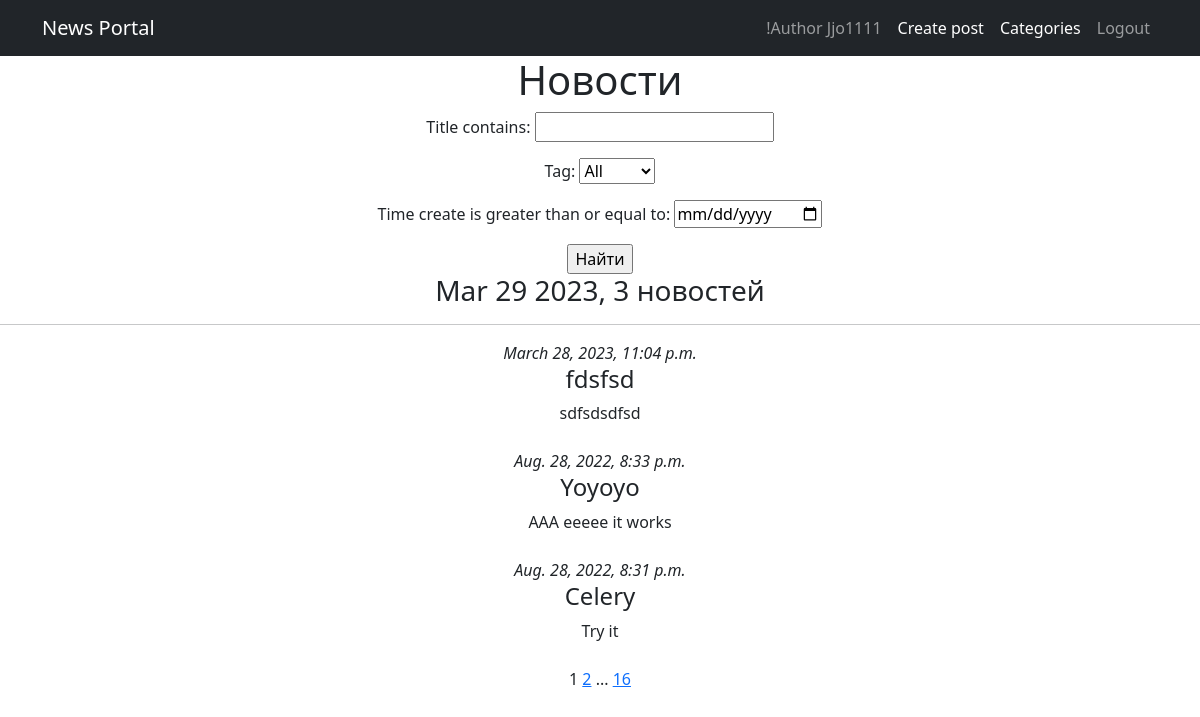
/news/search/ (signed in), run on the app's committed database.
### news/models.py (models this page shows, shortened)
class Post(models.Model):
    article = 'AR'
    news = 'NW'
    POSTKINDS = [
        (article, 'Статья'),
        (news, 'Новость')
    ]
    author = models.ForeignKey('Author', on_delete=models.CASCADE, related_name='posts')
    category = models.ManyToManyField('Category', through='PostCategory')
    post_kind = models.CharField(max_length=2,
                                 choices=POSTKINDS,
                                 default=article)
    time_create = models.DateTimeField(auto_now=True)
    title = models.CharField(max_length=255)
    text = models.TextField()
    rating = models.IntegerField(default=0)

### news/views.py (the view)
# urls.py: path('search/', PostSearch.as_view(), name='post_search'),
class PostSearch(ListView):
    model = Post
    ordering = '-time_create'
    template_name = 'post_search.html'
    context_object_name = 'post_search'
    paginate_by = 3
    def get_queryset(self):
        queryset = super().get_queryset()
        self.filterset = PostFilter(self.request.GET, queryset)
        return self.filterset.qs
    def get_context_data(self, **kwargs):
        context = super().get_context_data(**kwargs)
        context['time_now'] = datetime.utcnow()
        context['filterset'] = self.filterset
        return context

### news/models.py (called while the page is built)
    def __str__(self):
        return f'{self.category_name}'

### news/templatetags/custom_filters.py (called while the page is built)
@register.filter()
def censor(text):
    if not type(text) == str:
        raise ValueError('Filter censor gets strings only.')
    censed_text = ''
    words = re.findall(r'[0-9]+|[A-z]+|[А-яё]+|\S| |', text)
    for word in words:
        if word.lower() in CENS_WORDS:
            word = word[0] + '*' * (len(word) - 2) + word[-1]
        censed_text += word
    return censed_text

### news/templatetags/custom_tags.py (called while the page is built)
@register.simple_tag(takes_context=True)
def url_replace(context, **kwargs):
    d = context['request'].GET.copy()
    for k, v in kwargs.items():
        d[k] = v
    return d.urlencode()

### templates/post_search.html (shortened to what this page needs)
{% extends 'flatpages/default.html' %}
{% load custom_filters %}
{% load custom_tags %}
{% block content %}
   <h1>Новости</h1>
   <form action="" method="get">
       {{ filterset.form.as_p }}
       <input type="submit" value="Найти" />
   </form>
   <h3>{{ time_now|date:'M d Y' }}, {{post_search|length}} новостей</h3>
   <hr>
   {% if post_search %}
       {% for post in post_search %}
            <i>{{ post.time_create }}</i>
            <h4>{{ post.title|censor }}</h4>
            {{ post.text|truncatewords:20|censor }}
       {% endfor %}
       {{ page_obj.number }}
       {% if page_obj.has_next %}
           <a href="?{% url_replace page=page_obj.next_page_number %}">{{ page_obj.next_page_number }}</a>
           {% if paginator.num_pages != page_obj.next_page_number %}
               ...
               <a href="?{% url_replace page=page_obj.paginator.num_pages %}">{{ page_obj.paginator.num_pages }}</a>
           {% endif %}
       {% endif %}
   {% else %}
       <h2>Ничего не нашлось</h2>
   {% endif %}
{% endblock content %}

### templates/flatpages/default.html (shortened to what this page needs)
<!DOCTYPE html>
<html lang="en">
    <head>
        {% load static %}
        <link href="{% static 'css/styles.css' %}" rel="stylesheet" />
    </head>
    <body>
    {% load cache %}
    {% cache 10 header %}
    {% block header %}
        <nav class="navbar navbar-expand-lg navbar-dark bg-dark">
            <div class="container">
                <a class="navbar-brand" href="/news/">News Portal</a>
                <div class="collapse navbar-collapse" id="navbarSupportedContent">
                    <ul class="navbar-nav ms-auto mb-2 mb-lg-0">
                        {% if is_not_author %}
                            <li class="nav-item"><a class="nav-link" href="/sign/upgrade/">Become author</a></li>
                        {% else %}
                            <li class="nav-item"><a class="nav-link">!Author {{ request.user }}</a></li>
                        {% endif %}
                        <li class="nav-item"><a class="nav-link active" aria-current="page" href="/news/create">Create post</a></li>
                        <li class="nav-item"><a class="nav-link active" aria-current="page" href="/news/categories">Categories</a></li>
                        <li class="nav-item"><a class="nav-link" href="/sign/logout/">Logout</a></li>
                    </ul>
                </div>
            </div>
        </nav>
    {% endblock header %}
    {% endcache %}
    <center>{% block content %}
    {% endblock content %}</center>
    </body>
</html>

### data on the page
Post: time_create "March 28, 2023, 11:04 p.m.", title|censor "fdsfsd", text|censor "sdfsdsdfsd"
Post: time_create "Aug. 28, 2022, 8:33 p.m.", title|censor "Yoyoyo", text|censor "ААА еееее it works"
Post: time_create "Aug. 28, 2022, 8:31 p.m.", title|censor "Celery", text|censor "Try it"

### other printed values
{{ request.user }} "Jjo1111"
{{ time_now|date:'M d Y' }} "Mar 29 2023"
{{ post_search|length }} "3"
{{ page_obj.number }} "1"
{{ page_obj.next_page_number }} "2"
{{ page_obj.paginator.num_pages }} "16"
